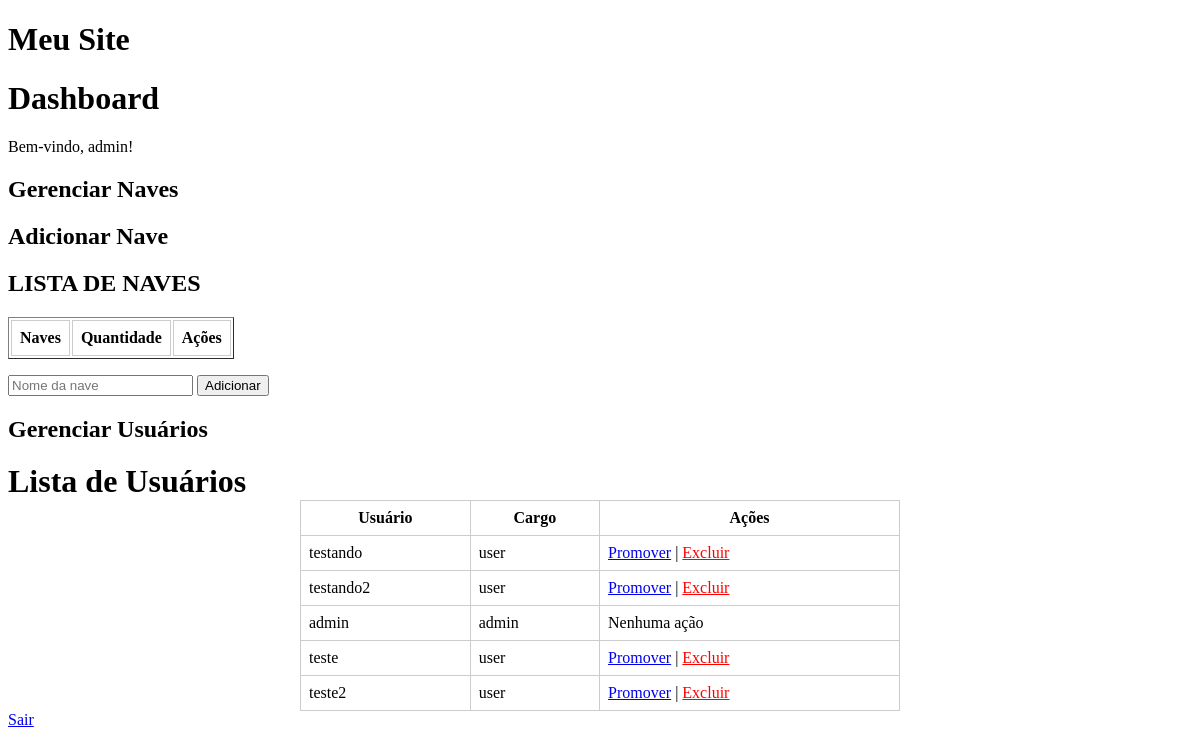
The app's page /dashboard (signed in), older data.
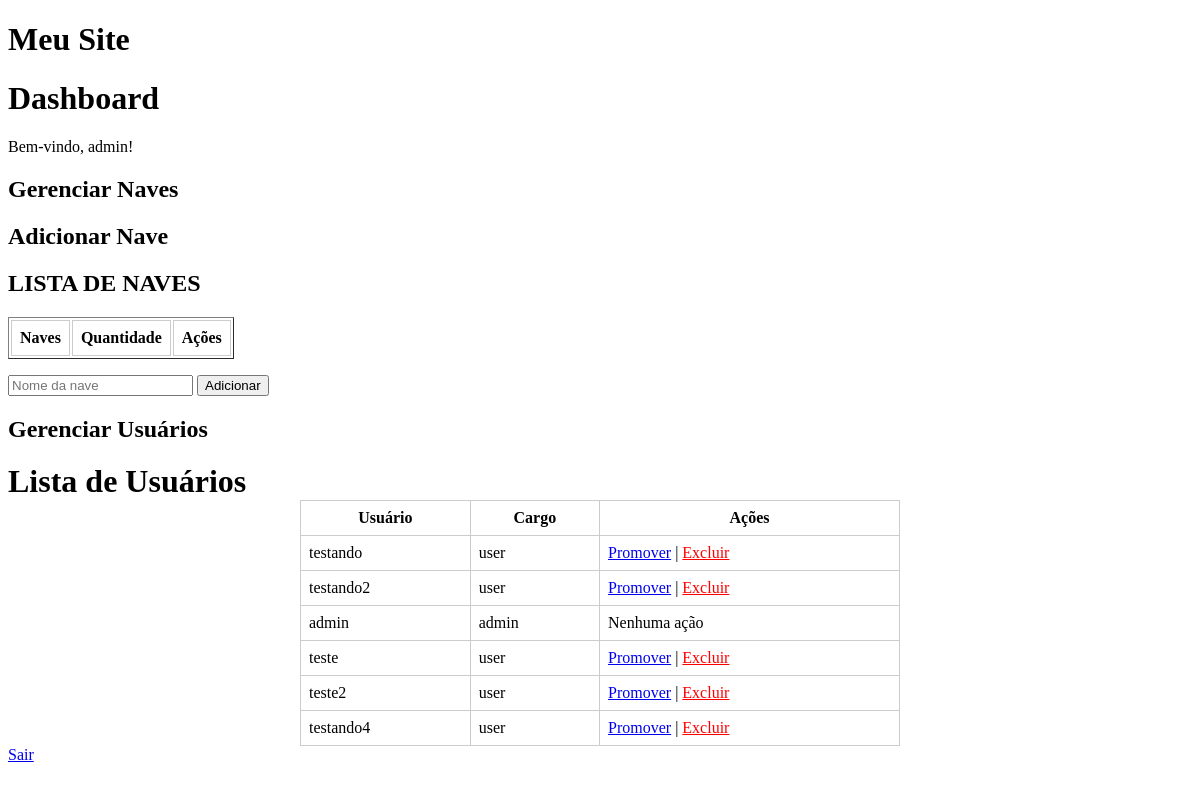
The same page, newer data.
### models.py (models this page shows, shortened)
class User(db.Model, UserMixin):
    id = db.Column(db.Integer, primary_key=True)
    username = db.Column(db.String(50), unique=True, nullable=False)
    password_hash = db.Column(db.String(128), nullable=False)
    role = db.Column(db.String(20), nullable=False, default="user")  # user, admin ou manager

### routes.py (the view)
@app.route('/dashboard')
@login_required
def dashboard():
    ships = Ship.query.all()
    user_orders = Order.query.all()
    users = None
    if current_user.role == 'user':
        user_orders = Order.query.filter_by(user_id=current_user.id).all()
    if current_user.role in ['manager', 'admin']:
        users = User.query.all()
    return render_template('dashboard.html', ships=ships, user_orders=user_orders, users=users)

### app.py (called while the page is built)
@login_manager.user_loader
def load_user(user_id):
    return User.query.get(int(user_id))

### templates/dashboard.html (shortened to what this page needs)
{% extends 'base.html' %}
{% block content %}
    <h1>Dashboard</h1>
    <p>Bem-vindo, {{ current_user.username }}!</p>
    {% if current_user.role == 'manager' or current_user.role == 'admin' %}
        <h2>Gerenciar Naves</h2>
        <h2>Adicionar Nave</h2>
        <h2>LISTA DE NAVES</h2>
        <P><table border="1">
        <thead>
          <tr>
            <th style="border: 1px solid #ccc; padding: 8px;">Naves</th>
            <th style="border: 1px solid #ccc; padding: 8px;">Quantidade</th>
            <th style="border: 1px solid #ccc; padding: 8px;">Ações</th>
        </tr>
        </thead>
    </table>
      </P>
        <form action="/add_ship" method="post">
            <input type="text" name="ship_name" placeholder="Nome da nave">
            <button type="submit">Adicionar</button>
        </form>
    {% endif %}
    {% if current_user.role == 'admin' %}
    <h2>Gerenciar Usuários</h2>
  <h1 style="margin:auto">Lista de Usuários</h1>
  <table style="margin: auto; width: 80%; max-width: 600px; border-collapse: collapse;">
    <thead>
      <tr>
        <th style="border: 1px solid #ccc; padding: 8px;">Usuário</th>
        <th style="border: 1px solid #ccc; padding: 8px;">Cargo</th>
        <th style="border: 1px solid #ccc; padding: 8px;">Ações</th>
      </tr>
    </thead>
    <tbody>
      {% for user in users %}
      <tr>
        <td style="border: 1px solid #ccc; padding: 8px;">{{ user.username }}</td>
        <td style="border: 1px solid #ccc; padding: 8px;">{{ user.role }}</td>
        <td style="border: 1px solid #ccc; padding: 8px;">
          {% if user.role != 'admin' %}
            <a href="/promote_user/{{ user.id }}">Promover</a> |
            <a href="/delete_user/{{ user.id }}" style="color: red;">Excluir</a>
          {% else %}
            Nenhuma ação
          {% endif %}
        </td>
      </tr>
      {% endfor %}
    </tbody>
  </table>
{% endif %}
    <a href="{{ url_for('logout') }}">Sair</a>
{% endblock %}

Row changes from the older to the newer data that the page shows:
added User: username "testando4", role "user"
